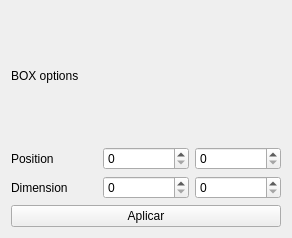
<?xml version="1.0" encoding="UTF-8"?>
<ui version="4.0">
 <class>widgetBOX</class>
 <widget class="QWidget" name="widgetBOX">
  <property name="geometry">
   <rect>
    <x>0</x>
    <y>0</y>
    <width>292</width>
    <height>238</height>
   </rect>
  </property>
  <property name="windowTitle">
   <string>Form</string>
  </property>
  <layout class="QVBoxLayout" name="verticalLayout">
   <item>
    <widget class="QLabel" name="label">
     <property name="text">
      <string>BOX options</string>
     </property>
    </widget>
   </item>
   <item>
    <layout class="QHBoxLayout" name="horizontalLayout_2">
     <item>
      <widget class="QLabel" name="label_2">
       <property name="text">
        <string>Position</string>
       </property>
      </widget>
     </item>
     <item>
      <widget class="QSpinBox" name="spinBox_X">
       <property name="maximum">
        <number>512</number>
       </property>
      </widget>
     </item>
     <item>
      <widget class="QSpinBox" name="spinBox_Y">
       <property name="maximum">
        <number>512</number>
       </property>
      </widget>
     </item>
    </layout>
   </item>
   <item>
    <layout class="QHBoxLayout" name="horizontalLayout_3">
     <item>
      <widget class="QLabel" name="label_3">
       <property name="text">
        <string>Dimension</string>
       </property>
      </widget>
     </item>
     <item>
      <widget class="QSpinBox" name="spinBox_W">
       <property name="maximum">
        <number>512</number>
       </property>
      </widget>
     </item>
     <item>
      <widget class="QSpinBox" name="spinBox_H">
       <property name="maximum">
        <number>512</number>
       </property>
      </widget>
     </item>
    </layout>
   </item>
   <item>
    <widget class="QPushButton" name="pushButtonWidgetBOX">
     <property name="text">
      <string>Aplicar</string>
     </property>
    </widget>
   </item>
  </layout>
 </widget>
 <resources/>
 <connections/>
</ui>
